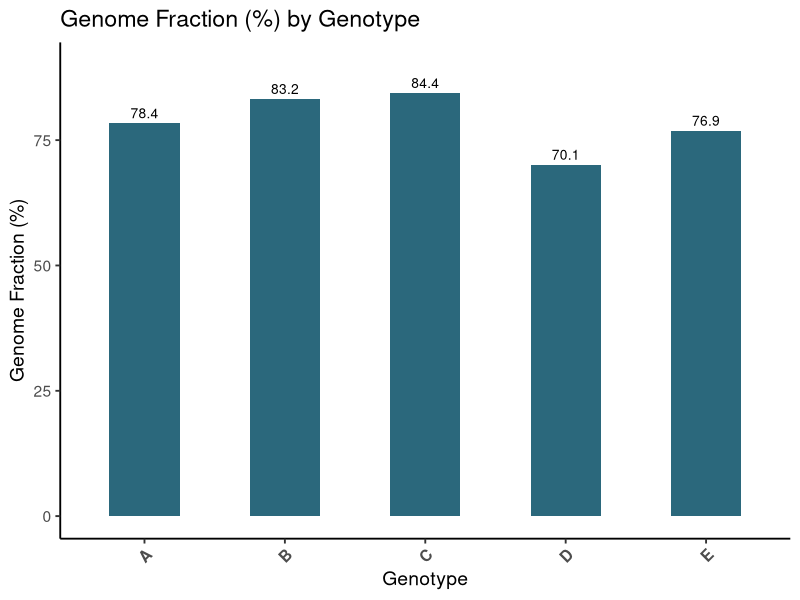

Reproduce this figure in R.
library(ggplot2)

# Data
genotypes <- c("A", "B", "C", "D", "E")
genome_fraction <- c(78.361, 83.195, 84.406, 70.074, 76.875)

df <- data.frame(
  Genotype = factor(genotypes, levels = genotypes),  # Preserve order
  GenomeFraction = genome_fraction
)


p <- ggplot(df, aes(x = Genotype, y = GenomeFraction)) +
  geom_bar(stat = "identity", fill = "#2B687C", width = 0.5) +
  geom_text(aes(label = round(GenomeFraction, 1)),
            vjust = -0.5, size = 3.5) +
  scale_y_continuous(limits = c(0, 90), breaks = seq(0, 100, 25)) +
  expand_limits(y = max(df$GenomeFraction) + 5) + 
  labs(title = "Genome Fraction (%) by Genotype",
       x = "Genotype",
       y = "Genome Fraction (%)") +
  theme_classic(base_size = 14) +   # ★ WHITE BACKGROUND
  theme(axis.text.x = element_text(angle = 45, hjust = 1, face = "bold"))

print(p)
